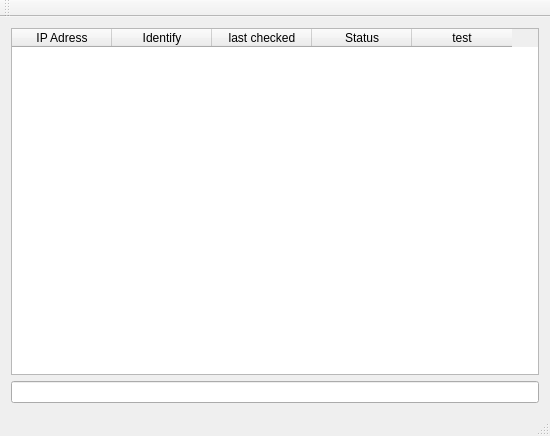
<?xml version="1.0" encoding="UTF-8"?>
<ui version="4.0">
 <class>MainWindow</class>
 <widget class="QMainWindow" name="MainWindow">
  <property name="geometry">
   <rect>
    <x>0</x>
    <y>0</y>
    <width>550</width>
    <height>436</height>
   </rect>
  </property>
  <property name="windowTitle">
   <string>MainWindow</string>
  </property>
  <widget class="QWidget" name="centralWidget">
   <layout class="QVBoxLayout" name="verticalLayout">
    <item>
     <widget class="QTableWidget" name="tableWidget">
      <column>
       <property name="text">
        <string>IP Adress</string>
       </property>
      </column>
      <column>
       <property name="text">
        <string>Identify</string>
       </property>
      </column>
      <column>
       <property name="text">
        <string>last checked</string>
       </property>
      </column>
      <column>
       <property name="text">
        <string>Status</string>
       </property>
      </column>
      <column>
       <property name="text">
        <string>test</string>
       </property>
      </column>
     </widget>
    </item>
    <item>
     <widget class="QLineEdit" name="lineEdit"/>
    </item>
   </layout>
  </widget>
  <widget class="QMenuBar" name="menuBar">
   <property name="geometry">
    <rect>
     <x>0</x>
     <y>0</y>
     <width>550</width>
     <height>30</height>
    </rect>
   </property>
  </widget>
  <widget class="QToolBar" name="mainToolBar">
   <attribute name="toolBarArea">
    <enum>TopToolBarArea</enum>
   </attribute>
   <attribute name="toolBarBreak">
    <bool>false</bool>
   </attribute>
  </widget>
  <widget class="QStatusBar" name="statusBar"/>
 </widget>
 <layoutdefault spacing="6" margin="11"/>
 <resources/>
 <connections/>
</ui>
